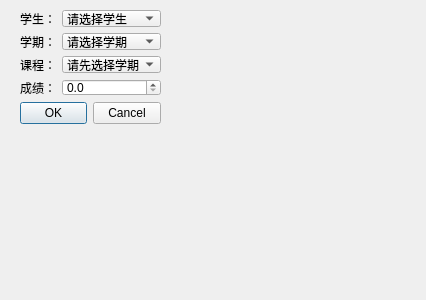
<?xml version="1.0" encoding="UTF-8"?>
<ui version="4.0">
 <class>ScoreDialog</class>
 <widget class="QDialog" name="ScoreDialog">
  <property name="geometry">
   <rect>
    <x>0</x>
    <y>0</y>
    <width>426</width>
    <height>300</height>
   </rect>
  </property>
  <property name="windowTitle">
   <string>成绩信息编辑</string>
  </property>
  <widget class="QWidget" name="">
   <property name="geometry">
    <rect>
     <x>20</x>
     <y>10</y>
     <width>141</width>
     <height>114</height>
    </rect>
   </property>
   <layout class="QVBoxLayout" name="verticalLayout">
    <item>
     <layout class="QGridLayout" name="gridLayout">
      <item row="0" column="0">
       <widget class="QLabel" name="label">
        <property name="text">
         <string>学生：</string>
        </property>
       </widget>
      </item>
      <item row="0" column="1">
       <widget class="QComboBox" name="studentComboBox">
        <item>
         <property name="text">
          <string>请选择学生</string>
         </property>
        </item>
       </widget>
      </item>
      <item row="1" column="0">
       <widget class="QLabel" name="label_2">
        <property name="text">
         <string>学期：</string>
        </property>
       </widget>
      </item>
      <item row="1" column="1">
       <widget class="QComboBox" name="semesterComboBox">
        <item>
         <property name="text">
          <string>请选择学期</string>
         </property>
        </item>
        <item>
         <property name="text">
          <string>2025-2026第一学期</string>
         </property>
        </item>
        <item>
         <property name="text">
          <string>2025-2026第二学期</string>
         </property>
        </item>
        <item>
         <property name="text">
          <string>2026-2027第一学期</string>
         </property>
        </item>
        <item>
         <property name="text">
          <string>2026-2027第二学期</string>
         </property>
        </item>
       </widget>
      </item>
      <item row="2" column="0">
       <widget class="QLabel" name="label_3">
        <property name="text">
         <string>课程：</string>
        </property>
       </widget>
      </item>
      <item row="2" column="1">
       <widget class="QComboBox" name="courseComboBox">
        <item>
         <property name="text">
          <string>请先选择学期</string>
         </property>
        </item>
       </widget>
      </item>
      <item row="3" column="0">
       <widget class="QLabel" name="label_4">
        <property name="text">
         <string>成绩：</string>
        </property>
       </widget>
      </item>
      <item row="3" column="1">
       <widget class="QDoubleSpinBox" name="scoreSpinBox">
        <property name="decimals">
         <number>1</number>
        </property>
        <property name="maximum">
         <double>100.000000000000000</double>
        </property>
       </widget>
      </item>
     </layout>
    </item>
    <item>
     <widget class="QDialogButtonBox" name="buttonBox">
      <property name="orientation">
       <enum>Qt::Orientation::Horizontal</enum>
      </property>
      <property name="standardButtons">
       <set>QDialogButtonBox::StandardButton::Cancel|QDialogButtonBox::StandardButton::Ok</set>
      </property>
     </widget>
    </item>
   </layout>
  </widget>
 </widget>
 <resources/>
 <connections>
  <connection>
   <sender>buttonBox</sender>
   <signal>accepted()</signal>
   <receiver>ScoreDialog</receiver>
   <slot>accept()</slot>
   <hints>
    <hint type="sourcelabel">
     <x>248</x>
     <y>254</y>
    </hint>
    <hint type="destinationlabel">
     <x>157</x>
     <y>274</y>
    </hint>
   </hints>
  </connection>
  <connection>
   <sender>buttonBox</sender>
   <signal>rejected()</signal>
   <receiver>ScoreDialog</receiver>
   <slot>reject()</slot>
   <hints>
    <hint type="sourcelabel">
     <x>316</x>
     <y>260</y>
    </hint>
    <hint type="destinationlabel">
     <x>286</x>
     <y>274</y>
    </hint>
   </hints>
  </connection>
 </connections>
</ui>
